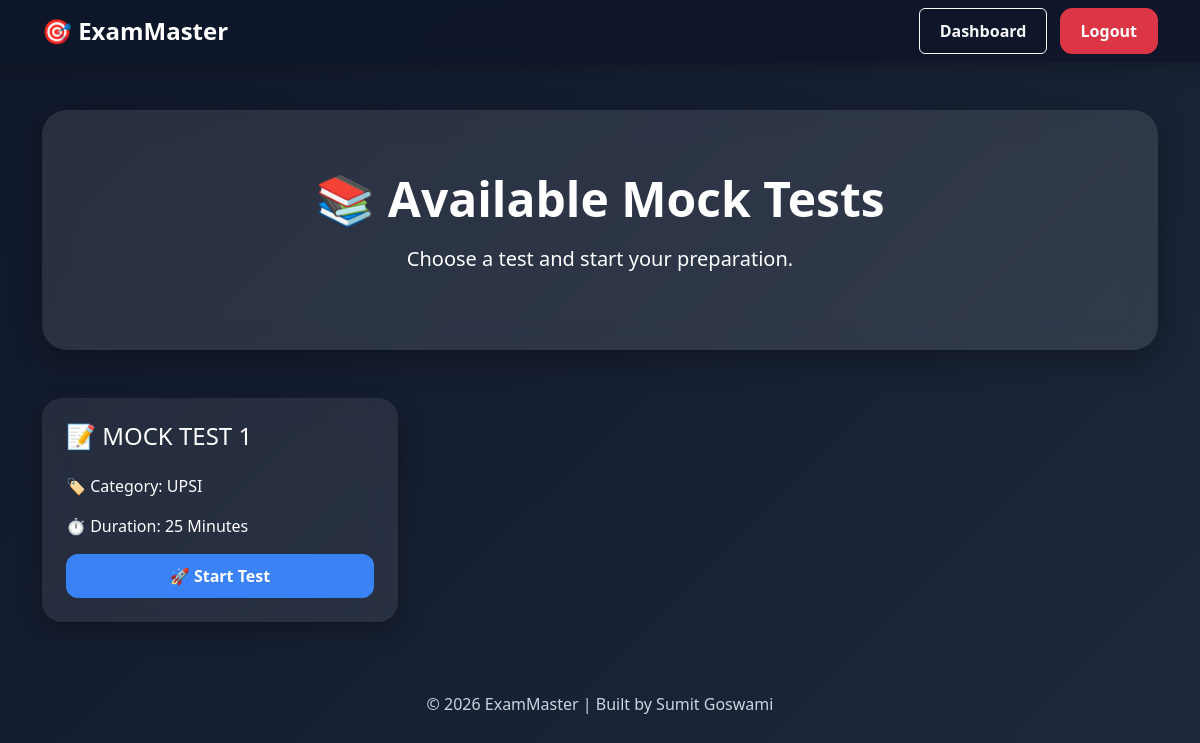
The app's page /tests (signed in), older data.
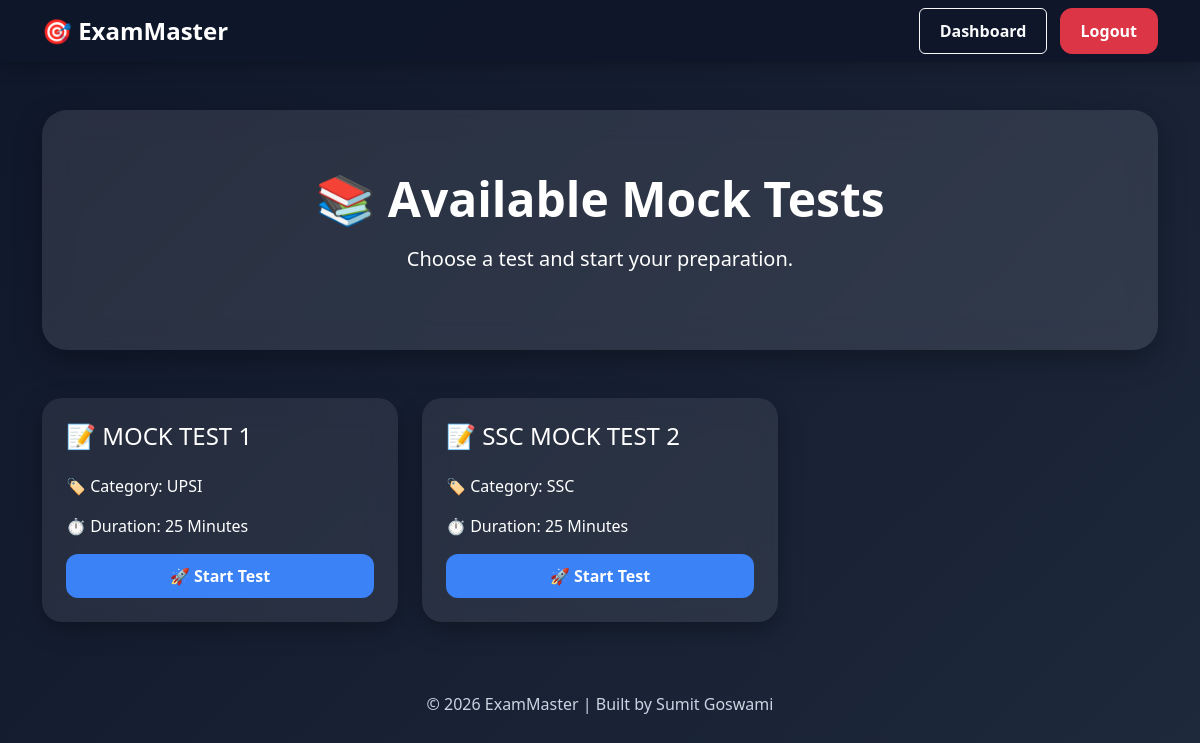
The same page, newer data.
### tables this page shows
CREATE TABLE tests(
    id INTEGER PRIMARY KEY AUTOINCREMENT,
    test_name TEXT NOT NULL,
    category_id INTEGER,
    duration INTEGER
);

CREATE TABLE categories(
    id INTEGER PRIMARY KEY AUTOINCREMENT,
    category_name TEXT NOT NULL
);

### app.py (the view)
@app.route("/tests")
def tests():
    if "user_id" not in session:
        return redirect("/login")
    conn = sqlite3.connect("mocktest.db")
    cursor = conn.cursor()
    cursor.execute("""
    SELECT tests.id,
           tests.test_name,
           categories.category_name,
           tests.duration
    FROM tests
    JOIN categories
    ON tests.category_id = categories.id
    """)
    all_tests = cursor.fetchall()
    conn.close()
    return render_template(
        "tests.html",
        tests=all_tests
    )

### templates/tests.html (shortened to what this page needs)
<!DOCTYPE html>
<html>
<head>
<link href="https://cdn.jsdelivr.net/npm/bootstrap@5.3.3/dist/css/bootstrap.min.css" rel="stylesheet">
<link rel="stylesheet" href="{{ url_for('static', filename='style.css') }}">
</head>
<body>
<nav class="navbar navbar-dark navbar-expand-lg">
<div class="container">
<a class="navbar-brand" href="/">
🎯 ExamMaster
</a>
<div>
<a href="/dashboard"
class="btn btn-outline-light me-2">
Dashboard </a>
<a href="/logout"
class="btn btn-danger">
Logout </a>
</div>
</div>
</nav>
<div class="container mt-5">
<div class="hero-card text-center mb-5">
<h1 class="display-5 fw-bold">
📚 Available Mock Tests
</h1>
<p class="lead mt-3">
Choose a test and start your preparation.
</p>
</div>
<div class="row g-4">
{% for test in tests %}
<div class="col-md-4">
<div class="card p-4 h-100">
<h4>
📝 {{ test[1] }}
</h4>
<p class="mt-3">
🏷️ Category: {{ test[2] }}
</p>
<p>
⏱️ Duration: {{ test[3] }} Minutes
</p>
<a href="/start_test/{{ test[0] }}"
class="btn btn-primary mt-auto">
🚀 Start Test
</a>
</div>
</div>
{% endfor %}
</div>
<footer class="footer">
<p>
© 2026 ExamMaster | Built by Sumit Goswami
</p>
</footer>
</div>
</body>
</html>

Row changes from the older to the newer data that the page shows:
added tests: test_name "SSC MOCK TEST 2", category_name "SSC", duration "25"
